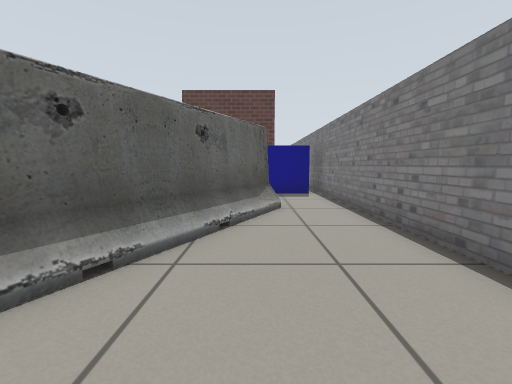
View 1 (above)

16 first-person views from a walk through a robot-simulator world made for Gazebo. The camera is 0.6 m above the floor, tilts 6° down and sees 90° across. The lines on the ground mark 1 m squares. The floor is counted in squares, 0.5 m on a side. Each view is taken from the middle of a square. On the plan, view 1 faces up. The plan holds only what a view shows up to about 12 squares ahead; the rest is blank. The place goes on beyond the plan. Simple shapes stand in for some stock models. Some surface patterns are stand-ins.

View 2
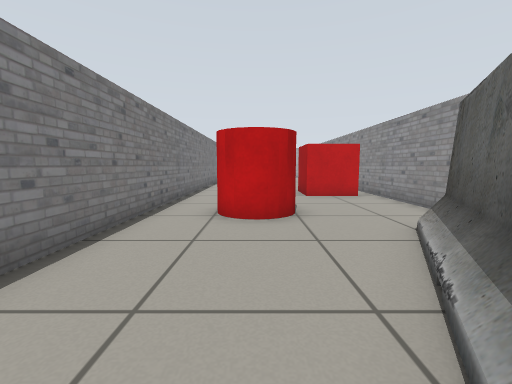

View 3
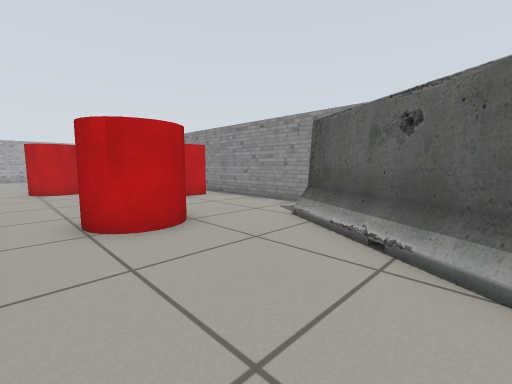

View 4
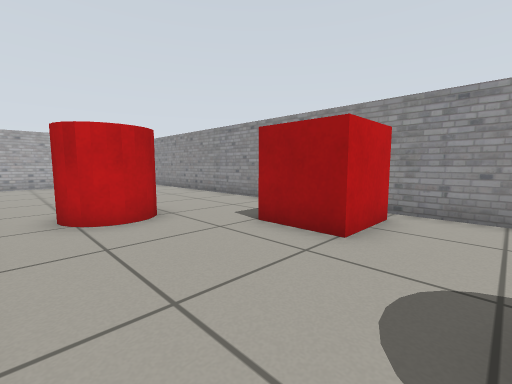

View 5
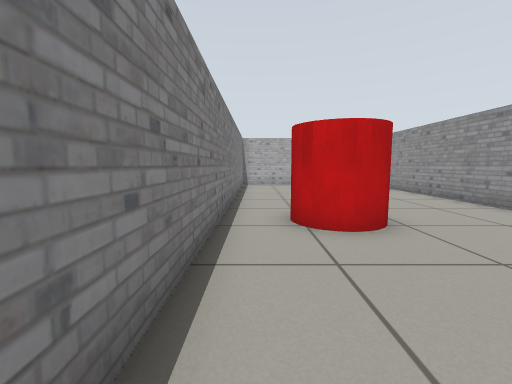

View 6
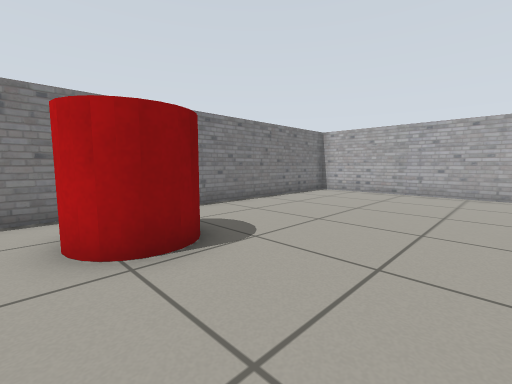

View 7
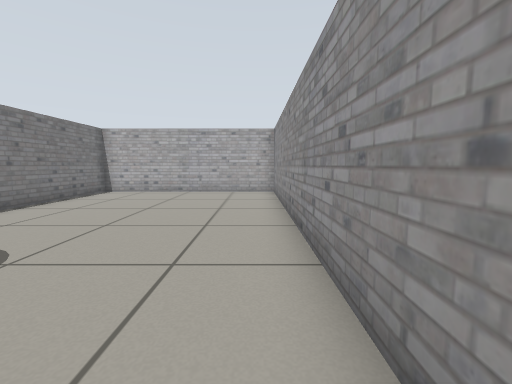

View 8
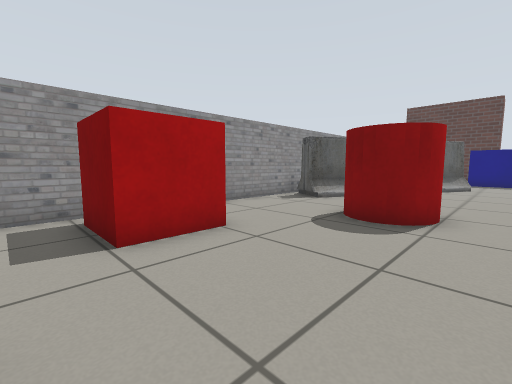

View 9
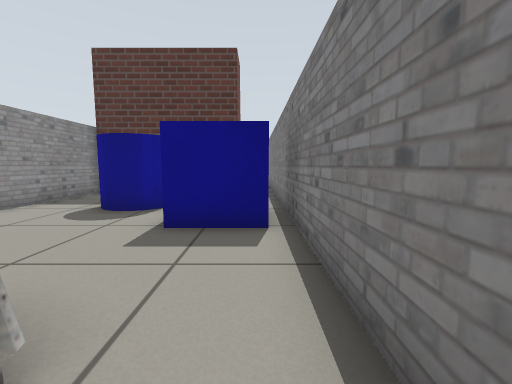

View 10
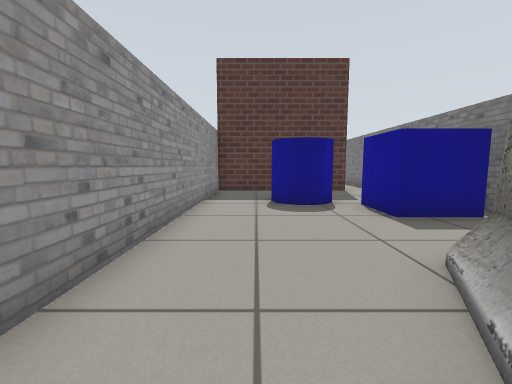

View 11
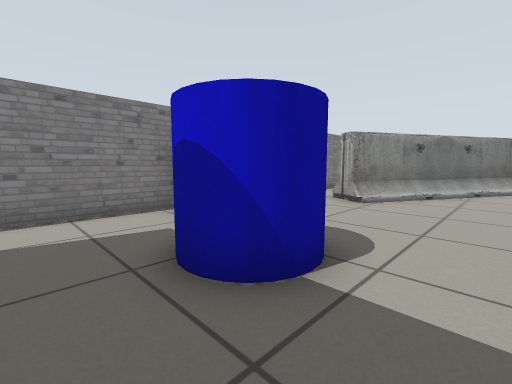

View 12
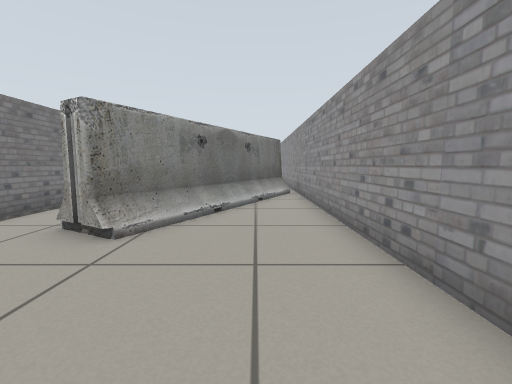

View 13
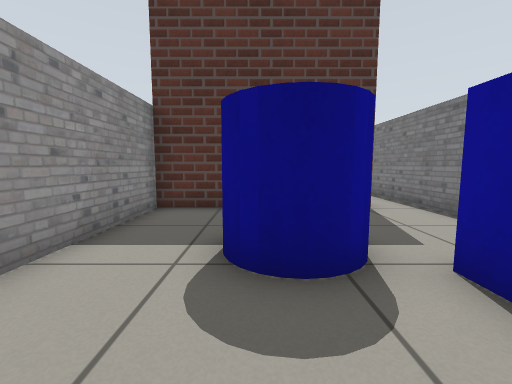

View 14
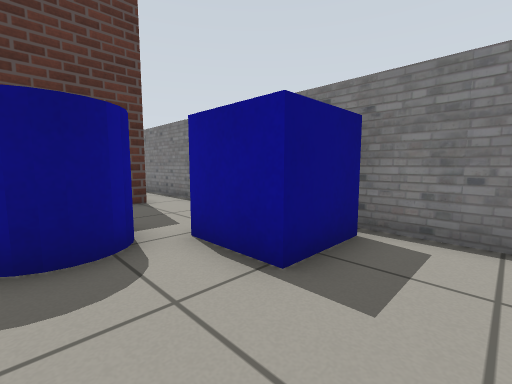

View 15
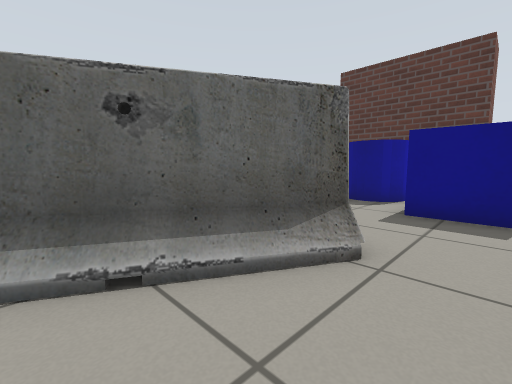

View 16
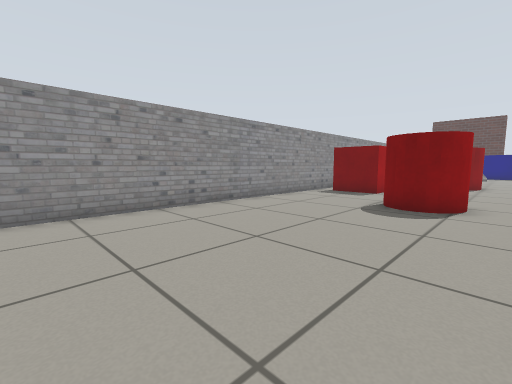

### Floor plan
Key: @ floor where view 1 was taken; # wall or solid block; . floor; B blue box; A barrier; C red cylinder; R red box; I brick block; L blue cylinder.
Columns run from 5 left of view 1 to 3 right of it. Each row starts with its distance up from view 1.
 21         #
 20         #
 19       I.#
 18       I.#
 17 #IIIIII.#
 16 #.......#
 15 #..LL...#
 14 #..LL...#
 13 #..LLB  #
 12 #....B  #
 11 #....BBB#
 10 #.......#
  9 #.......#
  8 #...AA..#
  7 #...AAA.#
  6 #..AAA..#
  5 #..AA...#
  4 #.AAA...#
  3 #.AA....#
  2 #AAA....#
  1 #AA.....#
  0 #.A..@..#
 -1 #...CCC.#
 -2 #...CCC.#
 -3 #....C..#
 -4 #.......#
 -5 #RRR....#
 -6 #  R....#
 -7 #RRR....#
 -8 #.......#
 -9 #...CCC.#
-10 #...CCC.#
-11 #.......#
-12 #.......#
-13 #.......#
-14 #.......#
-15 #.......#
-16 #.......#
-17 #.......#
-18 #.......#
-19 #.......#
-20 #########

Positions as (right, up) in squares from view 1, and headings:
1: (0, 0), facing up
2: (0, 5), facing down
3: (2, 4), facing down-left
4: (2, -3), facing down-left
5: (2, -4), facing down
6: (-4, -8), facing down-right
7: (-4, -8), facing down
8: (2, -8), facing up-left
9: (2, 6), facing up
10: (-3, 5), facing up
11: (-4, 16), facing down-right
12: (-3, 12), facing down
13: (-2, 10), facing up
14: (-2, 9), facing up-right
15: (2, 4), facing up-left
16: (2, -18), facing up-left
